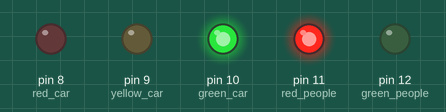
Recording of a sketch running on a simulated Arduino Uno, built with avr-gcc and run on an emulated ATmega328P. On the bench: output pins drawn as LEDs (lit = HIGH).

Above: at 5.0 s.
At 12.5 s:
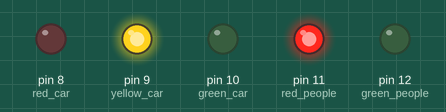
At 18.1 s:
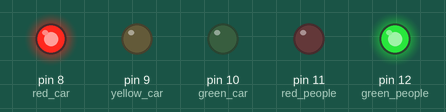
At 25.2 s:
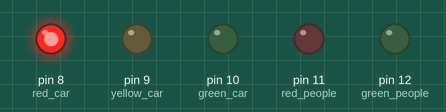
Timing chart, 0 to 34.1 s (numbered marks = the images above):
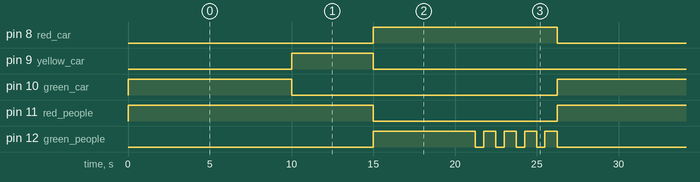

Measured:
- by itself, pin 8 (red_car): alternates HIGH for 11.3 s and LOW for 15.0 s
- by itself, pin 9 (yellow_car): alternates HIGH for 5.0 s and LOW for 21.3 s
- by itself, pin 10 (green_car): alternates HIGH for 10.0 s and LOW for 16.3 s
- by itself, pin 11 (red_people): alternates HIGH for 15.0 s and LOW for 11.3 s
- by itself, pin 12 (green_people): repeats every 26.3 s: 4 × (LOW 0.50 s, HIGH 0.75 s), LOW 15.0 s, HIGH 6.3 s

The sketch:

sketch_aug26a.ino
```cpp
int red_car = 8;
int yellow_car = 9;
int green_car = 10;

int red_people = 11;
int green_people = 12;

void abrir_carros() {
  digitalWrite(red_people, HIGH);
  digitalWrite(green_people, LOW);

  digitalWrite(red_car, LOW);
  digitalWrite(green_car, HIGH);
}

void fechar_carros() {
  digitalWrite(green_car, LOW);
  digitalWrite(yellow_car, HIGH);
  delay(5000);
  digitalWrite(yellow_car, LOW);

  digitalWrite(red_people, LOW);
  digitalWrite(green_people, HIGH);

  digitalWrite(red_car, HIGH);
}

void atencao() {
  int i;

  for(i = 0; i<5; i++) {
    delay(500);
    digitalWrite(green_people, HIGH);
    delay(750);
    digitalWrite(green_people, LOW);
  }

  digitalWrite(yellow_car, LOW);
}

void setup() {
  pinMode(red_car, OUTPUT);
  pinMode(yellow_car, OUTPUT);
  pinMode(green_car, OUTPUT);
  pinMode(green_people, OUTPUT);
  pinMode(red_people, OUTPUT);
}

void loop() {
  abrir_carros();
  delay(10000);

  fechar_carros();
  delay(5000);
  atencao();
}
```
